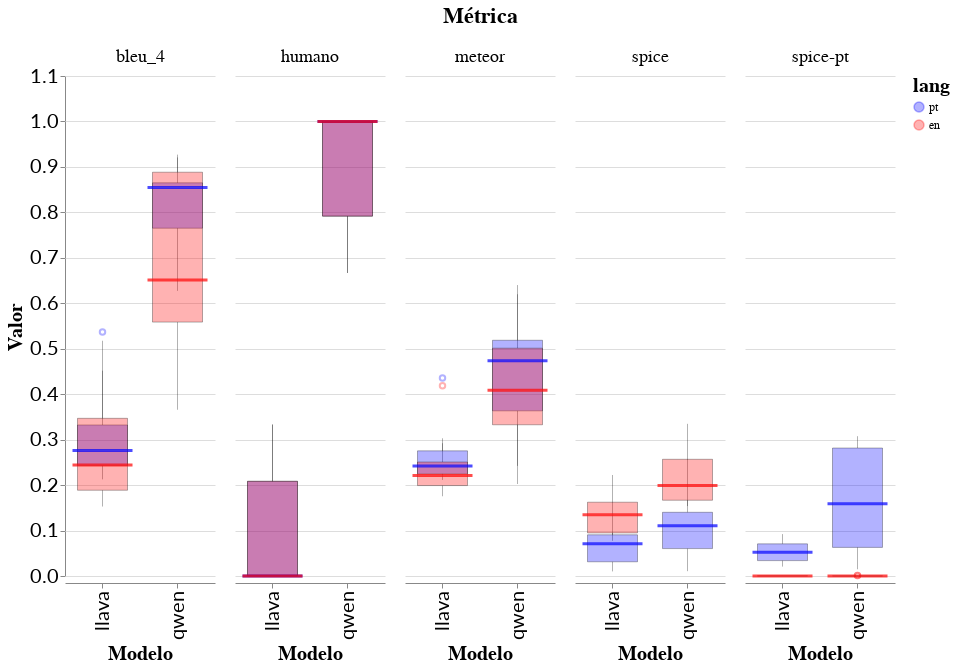

The notebook cell saved with this chart:
### Code cell
chart

### Figure 1 — Vega-Lite specification as saved in the notebook (floating-point values rounded to 4 significant figures; data arrays with more than 128 entries replaced by an {"elided": "..."} marker saying what was removed)
{"config": {"view": {"continuousWidth": 300, "continuousHeight": 300, "stroke": null}, "axis": {"labelColor": "black", "labelFont": "Lato", "labelFontSize": 20, "titleFontSize": 20}, "legend": {"labelFontSize": 12, "titleFontSize": 20}}, "data": {"name": "data-a345925e9aef66f60311c6d6ee090cf3"}, "facet": {"column": {"field": "métrica", "header": {"labelFontSize": 18, "titleFont": "Helvetica", "titleFontSize": 22, "titleFontWeight": "bold"}, "title": "Métrica", "type": "nominal"}}, "spec": {"layer": [{"mark": {"type": "boxplot", "box": {"stroke": "black"}, "extent": 1.5, "opacity": 0.3, "outliers": {"size": 30}, "size": 50}, "encoding": {"color": {"field": "lang", "scale": {"domain": ["pt", "en"], "range": ["blue", "red"]}, "type": "nominal"}, "x": {"field": "modelo", "title": "Modelo", "type": "nominal"}, "y": {"field": "valor", "scale": {"domain": [0, 1.05]}, "title": "Valor", "type": "quantitative"}}}, {"mark": {"type": "tick", "size": 60, "thickness": 3}, "encoding": {"color": {"field": "lang", "scale": {"domain": ["pt", "en"], "range": ["blue", "red"]}, "type": "nominal"}, "x": {"field": "modelo", "type": "nominal"}, "y": {"field": "median_val", "type": "quantitative"}}, "transform": [{"aggregate": [{"op": "median", "field": "valor", "as": "median_val"}], "groupby": ["modelo", "lang", "métrica"]}]}], "height": 500, "width": 150}, "$schema": "https://vega.github.io/schema/vega-lite/v5.20.1.json", "datasets": {"data-a345925e9aef66f60311c6d6ee090cf3": {"elided": "160 records"}}}
